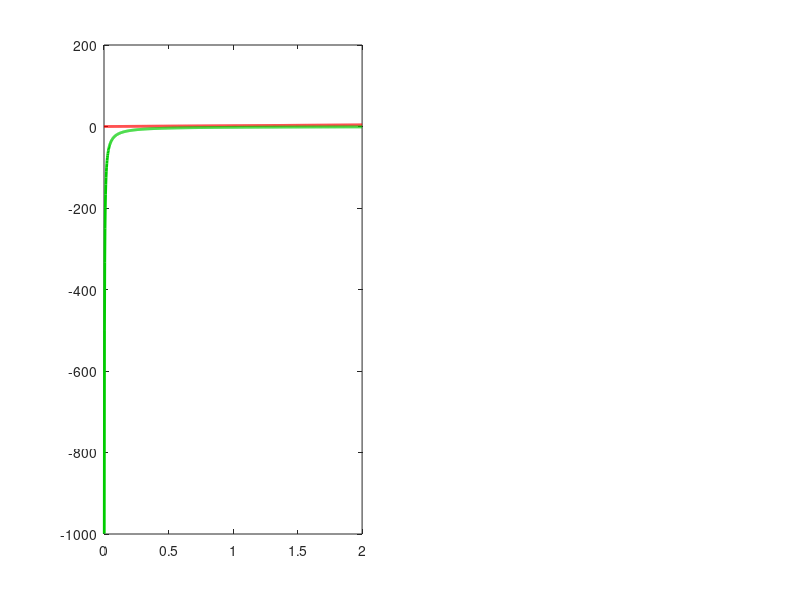

Recreate this plot in MATLAB. (Note: this script raises an error after producing the figure.)
format long e
echo off
warning off
clc;
fprintf('\n\n\n\n\n');
fprintf('                  CURVAS REACTANCIA PASA-BANDA Y ELIMINA-BANDA\n\n');
fprintf('                  Desarrollado por : Ing. Juan Jose Garcia Abad');
fprintf('\n\n\n\n');
w=linspace(0,2,1000);
m=0.6;

%  ***********************************************************************
%            Filtro Pasa Bajos Kcte
%  ***********************************************************************

F1=figure(1);
set(F1,'color','w');

Z1K=w*2;
Z2K=-4./(w*2);
subplot(1,2,1);

G1=plot(w,Z1K);
set(G1,'color',[1,0,0],'linewidth',2);
hold on;
G2=plot(w,Z2K);
set(G2,'color',[0,0.8,0],'linewidth',2);
wc=2/sqrt(2*2);
plot(wc,0,'rO');
axis([0,2,-5,5]);
grid on;
grid minor;
G3=line([0,2],[0,0]);
set(G3,'color',[0,0,0],'linestyle','-','linewidth',1);

G4=line([0,wc],[0,0]);
set(G4,'color',[0,0,0],'linestyle','-','linewidth',3);

G5=line([wc,wc],[wc*2,-4./(wc*2)]);
set(G5,'color',[0.3,0,0.2],'linestyle','-','linewidth',2);

T1=title('Caracteristicas de reactancia Filtro pasa-bajos KCTE');
set(T1,'FontSize',[12],'FontName','Arial','FontWeight','bold');

G6=text(1.9,0.2,'w');
set(G6,'FontSize',[12],'FontName','Arial','FontWeight','bold');

G7=text(wc+0.05,0.2,'wc');
set(G7,'FontSize',[9],'FontName','Arial','FontWeight','bold');

G8=text(1.7,4,'Z1K');
set(G8,'FontSize',[12],'FontName','Arial','FontWeight','bold','color',[1,0,0]);

G9=text(1.7,-1.5,'4 * Z2K');
set(G9,'FontSize',[12],'FontName','Arial','FontWeight','bold','color',[0,0.8,0]);

G10=text(0.25,-0.25,'BANDA PASANTE');
set(G10,'FontSize',[9],'FontName','Arial','FontWeight','bold','color',[0,0,0]);

%  ***********************************************************************
%            Filtro Pasa Bajos m-Derivado
%  ***********************************************************************

Z1Km=Z1K*m; 
Z2Km=Z2K/m+4*Z1K*((1-m^2)/(4*m));
subplot(1,2,2);

G1=plot(w,Z1Km);
set(G1,'color',[1,0,0],'linewidth',2);
hold on;
G2=plot(w,Z2Km);
set(G2,'color',[0,0.8,0],'linewidth',2);
wc=2/sqrt(2*2);
plot(wc,0,'rO');
plot(1.25,0,'bO');
axis([0,2,-5,5]);
grid on;
grid minor;
G3=line([0,2],[0,0]);
set(G3,'color',[0,0,0],'linestyle','-','linewidth',1);

G4=line([0,wc],[0,0]);
set(G4,'color',[0,0,0],'linestyle','-','linewidth',3);

G5=line([wc,wc],[wc*2*m,-4./(wc*2*m)+4*2*wc*((1-m^2)/(4*m))]);
set(G5,'color',[0.3,0,0.2],'linestyle','-','linewidth',2);

T1=title('Caracteristicas de reactancia Filtro pasa-bajos m-Derivado');
set(T1,'FontSize',[12],'FontName','Arial','FontWeight','bold');

G6=text(1.9,-0.2,'w');
set(G6,'FontSize',[12],'FontName','Arial','FontWeight','bold');

G7=text(wc+0.05,0.2,'wc');
set(G7,'FontSize',[9],'FontName','Arial','FontWeight','bold');
G71=text(1.25+0.05,0.2,'w__|Xkm|__infinito');
set(G71,'FontSize',[11],'FontName','Arial','FontWeight','bold','color',[0,0,1]);

G8=text(1.4,2.2,'Z1Km');
set(G8,'FontSize',[12],'FontName','Arial','FontWeight','bold','color',[1,0,0]);

G9=text(0.9,-2.2,'4 * Z2Km');
set(G9,'FontSize',[12],'FontName','Arial','FontWeight','bold','color',[0,0.8,0]);

G10=text(0.25,-0.25,'BANDA PASANTE');
set(G10,'FontSize',[9],'FontName','Arial','FontWeight','bold','color',[0,0,0]);
hold off;

%  ***********************************************************************
%            Filtro Pasa Altos Kcte
%  ***********************************************************************

F2=figure(2);
set(F2,'color','w');

Z1K=-1./(w*0.5);
Z2K=4*w*0.5;
subplot(1,2,1);

G21=plot(w,Z1K);
set(G21,'color',[1,0,0],'linewidth',2);
hold on;
G22=plot(w,Z2K);
set(G22,'color',[0,0.8,0],'linewidth',2);
wc=1/(2*sqrt(0.5*0.5));
plot(wc,0,'rO');
axis([0,2,-5,5]);
grid on;
grid minor;
G23=line([0,2],[0,0]);
set(G23,'color',[0,0,0],'linestyle','-','linewidth',1);

G24=line([wc,2],[0,0]);
set(G24,'color',[0,0,0],'linestyle','-','linewidth',3);

G25=line([wc,wc],[wc*2,-4./(wc*2)]);
set(G25,'color',[0.3,0,0.2],'linestyle','-','linewidth',2);

T2=title('Caracteristicas de reactancia Filtro pasa-altos KCTE');
set(T2,'FontSize',[12],'FontName','Arial','FontWeight','bold');

G26=text(1.9,0.3,'w');
set(G26,'FontSize',[12],'FontName','Arial','FontWeight','bold');

G27=text(wc+0.05,0.3,'wc');
set(G27,'FontSize',[9],'FontName','Arial','FontWeight','bold');

G28=text(1.7,4.3,'4 * Z2K');
set(G28,'FontSize',[12],'FontName','Arial','FontWeight','bold','color',[0,0.8,0]);

G29=text(1.7,-1.6,'Z1K');
set(G29,'FontSize',[12],'FontName','Arial','FontWeight','bold','color',[1,0,0]);

G210=text(wc+0.25,-0.25,'BANDA PASANTE');
set(G210,'FontSize',[9],'FontName','Arial','FontWeight','bold','color',[0,0,0]);

%  ***********************************************************************
%            Filtro Pasa Altos m-Derivado
%  ***********************************************************************

F2=figure(2);
set(F2,'color','w');

Z1Km=Z1K*m;
Z2Km=Z2K/m+4*Z1K*((1-m^2)/(4*m));
subplot(1,2,2);

G21=plot(w,Z1Km);
set(G21,'color',[1,0,0],'linewidth',2);
hold on;
G22=plot(w,Z2Km);
set(G22,'color',[0,0.8,0],'linewidth',2);
wc=1/(2*sqrt(0.5*0.5));
plot(wc,0,'rO');
plot(0.8,0,'bO');
axis([0,2,-5,5]);
grid on;
grid minor;
G23=line([0,2],[0,0]);
set(G23,'color',[0,0,0],'linestyle','-','linewidth',1);

G24=line([wc,2],[0,0]);
set(G24,'color',[0,0,0],'linestyle','-','linewidth',3);

G25=line([wc,wc],[wc*2*m,-wc*2*m]);
set(G25,'color',[0.3,0,0.2],'linestyle','-','linewidth',2);

T2=title('Caracteristicas de reactancia Filtro pasa-altos m-Derivado');
set(T2,'FontSize',[12],'FontName','Arial','FontWeight','bold');

G26=text(1.9,0.2,'w');
set(G26,'FontSize',[12],'FontName','Arial','FontWeight','bold');

G27=text(wc+0.05,0.2,'wc');
set(G27,'FontSize',[9],'FontName','Arial','FontWeight','bold');
G271=text(0.3,0.2,'w__|Xkm|__infinito');
set(G271,'FontSize',[9],'FontName','Arial','FontWeight','bold','color',[0,0,1]);

G28=text(1.7,4.3,'4 * Z2K');
set(G28,'FontSize',[12],'FontName','Arial','FontWeight','bold','color',[0,0.8,0]);

G29=text(1.7,-1.6,'Z1K');
set(G29,'FontSize',[12],'FontName','Arial','FontWeight','bold','color',[1,0,0]);

G210=text(wc+0.25,-0.25,'BANDA PASANTE');
set(G210,'FontSize',[9],'FontName','Arial','FontWeight','bold','color',[0,0,0]);
hold off;

%  ***********************************************************************
%            Filtro Pasa Banda Kcte
%  ***********************************************************************

F3=figure(3);
set(F3,'color','w');

Z1K=w*2-1./(w*0.5);
Z2K=-(4*0.5./2)./(w*0.5-1./(w*2));
subplot(1,2,1);

G31=plot(w,Z1K);
set(G31,'color',[1,0,0],'linewidth',2);
hold on;
G32=plot(w,Z2K);
set(G32,'color',[0,0.8,0],'linewidth',2);
wo=1/sqrt(1*1);
wc1=0.6180339;
wc2=1.6180339;
Z1K_wc1=wc1*2-1./(wc1*0.5);
Z1K_wc2=wc2*2-1./(wc2*0.5);
plot(wo,0,'rO');
axis([0,2,-5,5]);
grid on;
grid minor;
G33=line([0,2],[0,0]);
set(G33,'color',[0,0,0],'linestyle','-','linewidth',1);

G34=line([wc1,wc2],[0,0]);
set(G34,'color',[0,0,0],'linestyle','-','linewidth',3);

G341=line([wc1,wc1],[-Z1K_wc1,Z1K_wc1]);
set(G341,'color',[0,0,0],'linestyle','-','linewidth',2);
G342=line([wc2,wc2],[-Z1K_wc2,Z1K_wc2]);
set(G342,'color',[0,0,0],'linestyle','-','linewidth',2);

G35=line([wo,wo],[-5,5]);
set(G35,'color',[0.3,0,0.2],'linestyle','-','linewidth',1);

T3=title('Caracteristicas de reactancia Filtro Pasa-Banda KCTE');
set(T3,'FontSize',[12],'FontName','Arial','FontWeight','bold');

G36=text(1.9,0.2,'w');
set(G36,'FontSize',[12],'FontName','Arial','FontWeight','bold');

G37=text(wo+0.05,0.2,'wo');
set(G37,'FontSize',[9],'FontName','Arial','FontWeight','bold');

G371=text(wc1+0.02,0.2,'wc1');
set(G371,'FontSize',[9],'FontName','Arial','FontWeight','bold');

G372=text(wc2+0.02,0.2,'wc2');
set(G372,'FontSize',[9],'FontName','Arial','FontWeight','bold');

G38=text(1.8,3.5,'Z1K');
set(G38,'FontSize',[12],'FontName','Arial','FontWeight','bold','color',[1,0,0]);

G39=text(0.4,4,'4 * Z2K');
set(G39,'FontSize',[12],'FontName','Arial','FontWeight','bold','color',[0,0.8,0]);
G391=text(1.4,-4,'4 * Z2K');
set(G391,'FontSize',[12],'FontName','Arial','FontWeight','bold','color',[0,0.8,0]);

G310=text(0.9,-0.25,'BANDA PASANTE');
set(G310,'FontSize',[9],'FontName','Arial','FontWeight','bold','color',[0,0,0]);

%  ***********************************************************************
%            Filtro Pasa Banda m-Derivado
%  ***********************************************************************

Z1Km=Z1K*m;
Z2Km=Z2K/m+4*Z1K*((1-m^2)/(4*m));
subplot(1,2,2);

G31=plot(w,Z1Km);
set(G31,'color',[1,0,0],'linewidth',2);
hold on;
G32=plot(w,Z2Km);
set(G32,'color',[0,0.8,0],'linewidth',2);
wo=1/sqrt(1*1);
wc1=0.6180339;
wc2=1.6180339;
Z1K_wc1=wc1*2*m-1./(wc1*0.5/m)
Z1K_wc2=wc2*2-1./(wc2*0.5*m);
plot(wo,0,'rO');
axis([0,2,-5,5]);
grid on;
grid minor;
G33=line([0,2],[0,0]);
set(G33,'color',[0,0,0],'linestyle','-','linewidth',1);

G34=line([wc1,wc2],[0,0]);
set(G34,'color',[0,0,0],'linestyle','-','linewidth',3);

G341=line([wc1,wc1],[-Z1K_wc1,Z1K_wc1]);
set(G341,'color',[0,0,0],'linestyle','-','linewidth',2);
G342=line([wc2,wc2],[-Z1K_wc2,Z1K_wc2]);
set(G342,'color',[0,0,0],'linestyle','-','linewidth',2);

G35=line([wo,wo],[-5,5]);
set(G35,'color',[0.3,0,0.2],'linestyle','-','linewidth',1);

T3=title('Caracteristicas de reactancia Filtro Pasa-Banda KCTE');
set(T3,'FontSize',[12],'FontName','Arial','FontWeight','bold');

G36=text(1.9,0.2,'w');
set(G36,'FontSize',[12],'FontName','Arial','FontWeight','bold');

G37=text(wo+0.01,0.2,'wo');
set(G37,'FontSize',[9],'FontName','Arial','FontWeight','bold');

G371=text(wc1+0.02,0.2,'wc1');
set(G371,'FontSize',[9],'FontName','Arial','FontWeight','bold');

G372=text(wc2+0.02,0.2,'wc2');
set(G372,'FontSize',[9],'FontName','Arial','FontWeight','bold');

G38=text(1.6,1.7,'Z1Km');
set(G38,'FontSize',[12],'FontName','Arial','FontWeight','bold','color',[1,0,0]);

G39=text(0.4,4,'4 * Z2Km');
set(G39,'FontSize',[12],'FontName','Arial','FontWeight','bold','color',[0,0.8,0]);
G391=text(1.4,-4,'4 * Z2Km');
set(G391,'FontSize',[12],'FontName','Arial','FontWeight','bold','color',[0,0.8,0]);

G310=text(0.9,-0.25,'BANDA PASANTE');
set(G310,'FontSize',[9],'FontName','Arial','FontWeight','bold','color',[0,0,0]);
hold off;

%  ***********************************************************************
%            Filtro Elimina Banda Kcte
%  ***********************************************************************

F4=figure(4);
set(F4,'color','w');

Z1K=(2./0.5)./(w*2-1./(w*0.5));
Z2K=-4*(w*0.5-1./(w*2));
subplot(1,2,1);

G41=plot(w,Z1K);
set(G41,'color',[1,0,0],'linewidth',2);
hold on;
G42=plot(w,Z2K);
set(G42,'color',[0,0.8,0],'linewidth',2);
wo=1/sqrt(1*1);
wc1=0.6180339;
wc2=1.6180339;
Z1K_wc1=wc1*2-1./(wc1*0.5);
Z1K_wc2=wc2*2-1./(wc2*0.5);
plot(wo,0,'rO');
axis([0,2,-5,5]);
grid on;
grid minor;
G43=line([0,2],[0,0]);
set(G43,'color',[0,0,0],'linestyle','-','linewidth',1);

G44=line([0,wc1],[0,0]);
set(G44,'color',[0,0,0],'linestyle','-','linewidth',3);
G440=line([wc2,2],[0,0]);
set(G440,'color',[0,0,0],'linestyle','-','linewidth',3);

G441=line([wc1,wc1],[-Z1K_wc1,Z1K_wc1]);
set(G441,'color',[0,0,0],'linestyle','-','linewidth',2);
G442=line([wc2,wc2],[-Z1K_wc2,Z1K_wc2]);
set(G442,'color',[0,0,0],'linestyle','-','linewidth',2);

G45=line([wo,wo],[-5,5]);
set(G45,'color',[0.3,0,0.2],'linestyle','-','linewidth',1);

T4=title('Caracteristicas de reactancia Filtro Elimina-Banda KCTE');
set(T4,'FontSize',[12],'FontName','Arial','FontWeight','bold');

G46=text(1.9,0.3,'w');
set(G46,'FontSize',[12],'FontName','Arial','FontWeight','bold');

G47=text(wo+0.05,0.3,'wo');
set(G37,'FontSize',[9],'FontName','Arial','FontWeight','bold');

G471=text(wc1,0.3,'wc1');
set(G471,'FontSize',[9],'FontName','Arial','FontWeight','bold');

G472=text(wc2,0.3,'wc2');
set(G372,'FontSize',[9],'FontName','Arial','FontWeight','bold');

G48=text(0.6,3.4,'4 * Z2K');
set(G48,'FontSize',[12],'FontName','Arial','FontWeight','bold','color',[0,0.8,0]);

G49=text(1.05,4.5,'Z1K');
set(G49,'FontSize',[12],'FontName','Arial','FontWeight','bold','color',[1,0,0]);
G491=text(0.1,-1,'Z1K');
set(G491,'FontSize',[12],'FontName','Arial','FontWeight','bold','color',[1,0,0]);

G410=text(1.5,-0.5,'BANDA PASANTE');
set(G410,'FontSize',[9],'FontName','Arial','FontWeight','bold','color',[0,0,0]);

G411=text(0.1,0.5,'BANDA PASANTE');
set(G411,'FontSize',[9],'FontName','Arial','FontWeight','bold','color',[0,0,0]);

%  ***********************************************************************
%            Filtro Elimina Banda m-Derivado
%  ***********************************************************************

Z1Km=Z1K*m;
Z2Km=Z2K/m+4*Z1K*((1-m^2)/(4*m));
subplot(1,2,2);

G41=plot(w,Z1Km);
set(G41,'color',[1,0,0],'linewidth',2);
hold on;
G42=plot(w,Z2Km);
set(G42,'color',[0,0.8,0],'linewidth',2);
wo=1/sqrt(1*1);
wc1=0.6180339;
wc2=1.6180339;
Z1K_wc1=wc1*2*m-1./(wc1*0.5/m)
Z1K_wc2=wc2*2-1./(wc2*0.5*m);
%Z1K_wc1=wc1*2-1./(wc1*0.5);
%Z1K_wc2=wc2*2-1./(wc2*0.5);
plot(wo,0,'rO');
axis([0,2,-5,5]);
grid on;
grid minor;
G43=line([0,2],[0,0]);
set(G43,'color',[0,0,0],'linestyle','-','linewidth',1);

G44=line([0,wc1],[0,0]);
set(G44,'color',[0,0,0],'linestyle','-','linewidth',3);
G440=line([wc2,2],[0,0]);
set(G440,'color',[0,0,0],'linestyle','-','linewidth',3);

G441=line([wc1,wc1],[-Z1K_wc1,Z1K_wc1]);
set(G441,'color',[0,0,0],'linestyle','-','linewidth',2);
G442=line([wc2,wc2],[-Z1K_wc2,Z1K_wc2]);
set(G442,'color',[0,0,0],'linestyle','-','linewidth',2);

G45=line([wo,wo],[-5,5]);
set(G45,'color',[0.3,0,0.2],'linestyle','-','linewidth',1);

T4=title('Caracteristicas de reactancia Filtro Elimina-Banda KCTE');
set(T4,'FontSize',[12],'FontName','Arial','FontWeight','bold');

G46=text(1.9,0.3,'w');
set(G46,'FontSize',[12],'FontName','Arial','FontWeight','bold');

G47=text(wo+0.05,0.3,'wo');
set(G37,'FontSize',[9],'FontName','Arial','FontWeight','bold');

G471=text(wc1,0.3,'wc1');
set(G471,'FontSize',[9],'FontName','Arial','FontWeight','bold');

G472=text(wc2,0.3,'wc2');
set(G372,'FontSize',[9],'FontName','Arial','FontWeight','bold');

G48=text(1.7,3.2,'4 * Z2Km');
set(G48,'FontSize',[12],'FontName','Arial','FontWeight','bold','color',[0,0.8,0]);

G49=text(1.05,4.5,'Z1Km'); 
set(G49,'FontSize',[12],'FontName','Arial','FontWeight','bold','color',[1,0,0]);
G491=text(0.1,-1,'Z1Km');
set(G491,'FontSize',[12],'FontName','Arial','FontWeight','bold','color',[1,0,0]);

G410=text(1.5,-0.5,'BANDA PASANTE');
set(G410,'FontSize',[9],'FontName','Arial','FontWeight','bold','color',[0,0,0]);

G411=text(0.1,0.5,'BANDA PASANTE');
set(G411,'FontSize',[9],'FontName','Arial','FontWeight','bold','color',[0,0,0]);

fprintf('\n*******************************************************************\n');
fprintf('\n Se solicita reportar errores a jgarciaabad@ubp.edu.ar \n');
fprintf('     GRACIAS\n');
fprintf('\n*******************************************************************\n');
